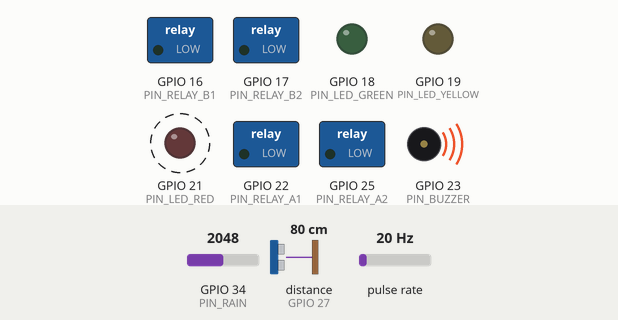
Recording of a sketch running on a simulated ESP32. Shown: switched loads named in the sketch (green lamp = pin HIGH), output pins drawn as LEDs (lit = HIGH), buzzer (waves = sounding, pin HIGH). Wiring (inferred from the names in the program): ultrasonic range finder: trigger GPIO 26; echo GPIO 27; pulse sensor: data GPIO 13. Dashed ring = blinking. The test bench sets the inputs (shaded band); at power-on: distance to the obstacle (sensor on GPIO 27) 80 cm, GPIO 34 (PIN_RAIN) = 2048, pulse rate 20 Hz. The echo pulse lasts 58.3 µs per cm; WiFi joins after 1.5 s; servers stay silent unless stated; uploads are accepted with an empty reply; the local clock reads 2024-03-15 10:24:30 at power-on unless the sketch sets it; pins used as bus, display or sensor lines are not drawn; what the sketch prints to the serial monitor is not drawn.

Above: at 4.88 s.
5.6 s: distance to the obstacle (sensor on GPIO 27) set to 2 cm
At 7.0 s:
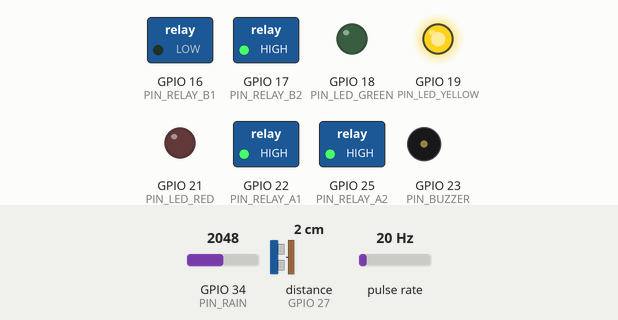
7.6 s: GPIO 34 (PIN_RAIN) set to 1910
10.6 s: GPIO 34 (PIN_RAIN) set to 1803
At 11.5 s:
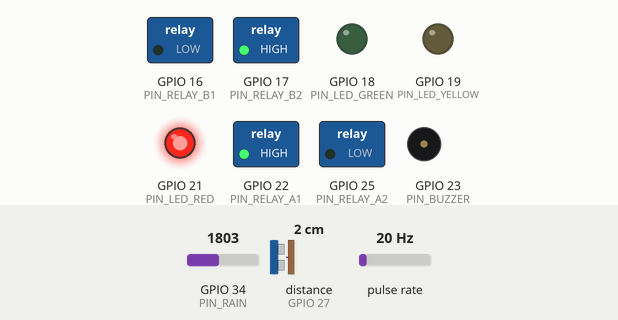
13.6 s: distance to the obstacle (sensor on GPIO 27) set to 13 cm
16.6 s: distance to the obstacle (sensor on GPIO 27) set to 16 cm
At 17.5 s:
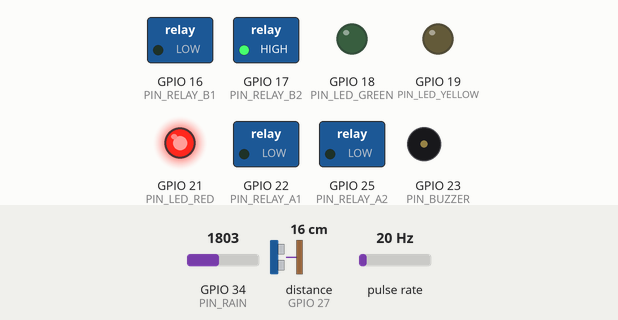
19.6 s: distance to the obstacle (sensor on GPIO 27) set to 36 cm
22.6 s: distance to the obstacle (sensor on GPIO 27) set to 43 cm
At 24.54 s:
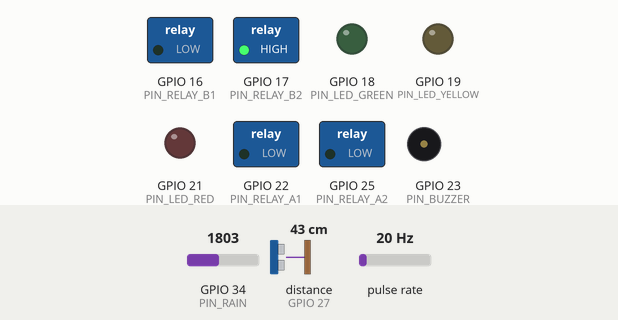
Timing chart, 0 to 28.8 s (numbered marks = the images above; inputs shaded):
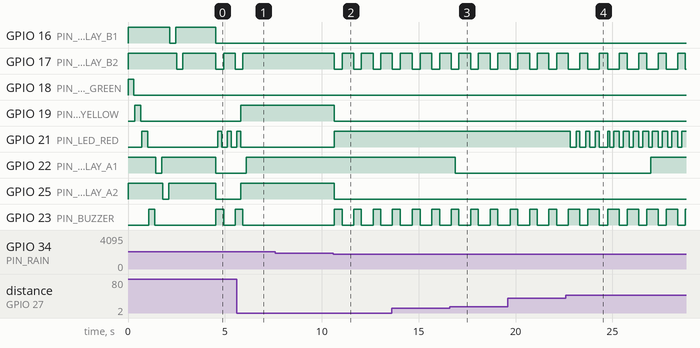

The sketch:

esp32_floodx.ino
```cpp
/*
 * FloodX 2.0 - ESP32 street node: sensors + local flood actuators
 * ===============================================================
 * One street unit: 1 flow sensor, 1 water-level sensor, 1 rain sensor,
 * 3 status LEDs, 1 buzzer and 2x two-channel relay modules (4 outputs).
 *
 * The node runs the whole flood logic LOCALLY (pump / lamp / barrier /
 * siren work with no server and no WiFi) and POSTs one JSON reading per
 * cycle to the FloodX API:
 *
 *   POST http://192.168.1.100:8000/ingest     (HTTPS_USE = 0, your PC)
 *   POST https://floodx.onrender.com/ingest   (HTTPS_USE = 1, cloud)
 *
 *   {"timestamp":"2026-09-25 14:32:05","zone":"Zone_3",
 *    "rainfall_intensity_mm_hr":74.0,"water_level_cm":38.2,
 *    "flow_rate_lps":126.0,"drain_capacity_lps":150.0,
 *    "blockage_pct":38.0,"drain_saturation_pct":84,"flood_next_30min":1,
 *    "rain_detected":1,"pump_on":1,"alarm_level":3}
 *
 * Wiring
 * ------
 *   YF-S201 flow sensor OUT   -> GPIO 13   (5 V out: divider to 3.3 V)
 *   HC-SR04 water level TRIG  -> GPIO 26
 *   HC-SR04 water level ECHO  -> GPIO 27   (3.3 V module preferred)
 *   Rain sensor OUT / AO       -> GPIO 34   (input only, ADC1_CH6,
 *                                add a 10 k pull-up if it is digital only)
 *   Green / yellow / red LED   -> GPIO 18 / 19 / 21  (220-330 R to GND)
 *   Buzzer module IN           -> GPIO 23
 *   Relay module A ch1 / ch2   -> GPIO 22 / 25   (drain pump, flood lamp)
 *   Relay module B ch1 / ch2   -> GPIO 16 / 17   (barrier, siren amplifier)
 *
 * Local behaviour (no server needed)
 *   green  LED : normal
 *   yellow LED : rising water / moderate rain
 *   red    LED : flood risk - pump runs, warning lamp on, siren + buzzer,
 *               barrier closes on the top alert level
 *   pump relay: ON above PUMP_ON_CM, OFF below PUMP_OFF_CM, dry-run and
 *               max-run protected (relay drops out on a fault)
 *
 * After uploading, open the dashboard at http://<pc-ip>:8000/v2
 * it screens on one reading at boot and then follows YOUR sensor live.
 */
#include <WiFi.h>
#include <WiFiClientSecure.h>
#include <HTTPClient.h>
#include <time.h>

// ── Wi-Fi ────────────────────────────────────────────────────────
const char* WIFI_SSID = "YOUR_WIFI_SSID";
const char* WIFI_PASS = "YOUR_WIFI_PASSWORD";

// ── Server ───────────────────────────────────────────────────────
// HTTPS_USE = 1 -> https://SERVER_HOST/SERVER_PATH          (cloud)
// HTTPS_USE = 0 -> http://SERVER_HOST:SERVER_PORT/SERVER_PATH  (LAN)
#define HTTPS_USE 0
const char* SERVER_HOST = "192.168.1.100";   // no scheme, no trailing slash
const char* SERVER_PATH = "/ingest";
const int   SERVER_PORT = 8000;

// ── Sensor wiring ────────────────────────────────────────────────
const int PIN_FLOW      = 13;   // YF-S201 pulse out
const int PIN_ULTR_TRIG = 26;   // HC-SR04 trigger
const int PIN_ULTR_ECHO = 27;   // HC-SR04 echo
const int PIN_RAIN      = 34;   // rain sensor OUT / AO (input only)

// ── Actuator wiring ──────────────────────────────────────────────
const int PIN_LED_GREEN  = 18;
const int PIN_LED_YELLOW = 19;
const int PIN_LED_RED    = 21;
const int PIN_BUZZER     = 23;
const int PIN_RELAY_A1   = 22;   // module A ch1 -> drain pump
const int PIN_RELAY_A2   = 25;   // module A ch2 -> flood warning lamp
const int PIN_RELAY_B1   = 16;   // module B ch1 -> barrier / gate
const int PIN_RELAY_B2   = 17;   // module B ch2 -> siren amplifier

// ── Output polarity (flip for active-HIGH boards) ────────────────
#define RELAY_ACTIVE_LOW  1   // most 2-channel relay modules pull low to fire
#define BUZZER_ACTIVE_HIGH 1   // most buzzer modules drive high to sound

// ── Rain sensor calibration ──────────────────────────────────────
#define RAIN_ANALOG           1      // 1 = analog AO, 0 = digital switch
#define RAIN_ACTIVE_LOW       1      // digital mode: LOW while it is raining
const int   RAIN_ADC_DRY      = 2200; // ADC count when bone dry
const int   RAIN_ADC_WET      = 900;  // ADC count when soaked
const float RAIN_MM_HR_MAX    = 90.0f;// intensity reported at RAIN_ADC_WET
const float RAIN_MM_HR_NOMINAL = 25.0f;// digital modules: fixed fallback rate
const float RAIN_WARN_MM_HR   = 5.0f; // yellow above this
const float RAIN_ALERT_MM_HR  = 25.0f;// red above this

// ── Street identity + thresholds ─────────────────────────────────
const char*  ZONE         = "Zone_3";    // Zone_1..Zone_8
const float  DRAIN_CAP    = 150.0f;      // L/s drain capacity for this street
const float  BLOCKAGE_PCT = 38.0f;       // current drain blockage (%)
const float  DEPTH_WARN_CM = 20.0f;      // yellow LED
const float  DEPTH_ALERT_CM = 30.0f;     // red LED
const float  DEPTH_CRIT_CM  = 40.0f;     // barrier + siren
const float  SAT_WARN_PCT   = 75.0f;
const float  SAT_ALERT_PCT  = 90.0f;

// ── Pump control ─────────────────────────────────────────────────
const float PUMP_ON_CM        = 15.0f;   // start pump (hysteresis top)
const float PUMP_OFF_CM       = 8.0f;    // stop pump  (hysteresis bottom)
const float PUMP_DRY_FLOW_LPS = 0.30f;   // below this the pump is not moving water
const unsigned long PUMP_MAX_RUN_MS     = 15UL * 60UL * 1000UL;   // 15 min max run
const unsigned long PUMP_FAULT_CLEAR_MS = 5UL * 60UL * 1000UL;    // retry after 5 min
const unsigned long BARRIER_MIN_HOLD_MS = 5UL * 60UL * 1000UL;   // no flapping

// ── Timing ───────────────────────────────────────────────────────
const unsigned long TICK_MS       = 100;   // sensor + logic tick
const unsigned long FLOW_WIN_MS   = 1000;  // flow measurement window
const unsigned long SEND_EVERY_MS = 5000;  // one POST every 5 s
const unsigned long BEEP_TICK_MS  = 200;   // buzzer pattern tick
const unsigned long SELF_TEST_MS  = 300;   // boot self-test dwell per output
#define SELF_TEST_ON_BOOT 1
const long GMT_OFFSET_SEC = 19800;        // IST = UTC + 5h30m
const int  DST_OFFSET_SEC = 0;            // India has no DST

// ── Flow calibration + state ─────────────────────────────────────
volatile unsigned long flowPulses = 0;
const float PULSES_PER_LITRE = 450.0f;    // YF-S201 nominal

float   flowLps      = 0.0f;
float   depthCm      = -1.0f;             // -1 = no valid echo yet
float   rainMmHr     = 0.0f;
bool    rainDetected = false;
bool    sensorFault  = false;             // level sensor not answering
int     alarmLevel   = 0;                 // 0 none, 1 warn, 2 alert, 3 flood
bool    pumpOn       = false;
bool    pumpFault    = false;
bool    barrierShut  = false;
unsigned long pumpStartedAt   = 0;
unsigned long barrierShutAt   = 0;
unsigned long flowWinAt       = 0;
unsigned long tickAt          = 0;
unsigned long sendAt          = 0;
unsigned long beepTickAt      = 0;
unsigned long lastWarnChirpAt = 0;
unsigned long levelFaultAt    = 0;
unsigned long lastPrintAt     = 0;
int      beepWindow   = 0;
int      beepPhase    = 0;
bool     prevRain     = false;

WiFiClientSecure secureClient;
WiFiClient       plainClient;

void IRAM_ATTR onFlow(){ flowPulses++; }

// ── Output helpers ───────────────────────────────────────────────
void setRelay(int pin, bool on){
#if RELAY_ACTIVE_LOW
  digitalWrite(pin, on ? LOW : HIGH);
#else
  digitalWrite(pin, on ? HIGH : LOW);
#endif
}

void setBuzzer(bool on){
#if BUZZER_ACTIVE_HIGH
  digitalWrite(PIN_BUZZER, on ? HIGH : LOW);
#else
  digitalWrite(PIN_BUZZER, on ? LOW : HIGH);
#endif
}

void setLeds(int level, unsigned long now){
  bool green  = (level == 0);
  bool yellow = (level == 1);
  bool red    = (level >= 2);
  if (level >= 3) red = (((now / 250UL) % 2UL) == 0UL);   // strobe on flood
  digitalWrite(PIN_LED_GREEN,  green  ? HIGH : LOW);
  digitalWrite(PIN_LED_YELLOW, yellow ? HIGH : LOW);
  digitalWrite(PIN_LED_RED,    red    ? HIGH : LOW);
}

void allOutputsOff(){
  setRelay(PIN_RELAY_A1, false); setRelay(PIN_RELAY_A2, false);
  setRelay(PIN_RELAY_B1, false); setRelay(PIN_RELAY_B2, false);
  setBuzzer(false);
  digitalWrite(PIN_LED_GREEN, LOW);
  digitalWrite(PIN_LED_YELLOW, LOW);
  digitalWrite(PIN_LED_RED, LOW);
}

void selfTest(){
#if SELF_TEST_ON_BOOT
  const int pins[] = { PIN_LED_GREEN, PIN_LED_YELLOW, PIN_LED_RED, PIN_BUZZER,
                       PIN_RELAY_A1, PIN_RELAY_A2, PIN_RELAY_B1, PIN_RELAY_B2 };
  for (int i = 0; i < 8; i++){
    Serial.printf("self-test GPIO %d\n", pins[i]);
    digitalWrite(pins[i], HIGH);
    setRelay(PIN_RELAY_A1, i == 4);
    setRelay(PIN_RELAY_A2, i == 5);
    setRelay(PIN_RELAY_B1, i == 6);
    setRelay(PIN_RELAY_B2, i == 7);
    setBuzzer(i == 3);
    delay(SELF_TEST_MS);
    digitalWrite(pins[i], LOW);
    setRelay(PIN_RELAY_A1, false); setRelay(PIN_RELAY_A2, false);
    setRelay(PIN_RELAY_B1, false); setRelay(PIN_RELAY_B2, false);
    setBuzzer(false);
    delay(60);
  }
  allOutputsOff();
  Serial.println("self-test done");
#endif
}

// ── Sensors ──────────────────────────────────────────────────────
float readDepthCm(){
  float s[5];
  for (int i = 0; i < 5; i++){
    digitalWrite(PIN_ULTR_TRIG, LOW);   delayMicroseconds(2);
    digitalWrite(PIN_ULTR_TRIG, HIGH);  delayMicroseconds(10);
    digitalWrite(PIN_ULTR_TRIG, LOW);
    long us = pulseIn(PIN_ULTR_ECHO, HIGH, 20000);
    s[i] = (us == 0) ? -1.0f : (us * 0.0343f) / 2.0f;   // cm
    delay(5);
  }
  for (int i = 1; i < 5; i++){          // median of 5 kills HC-SR04 spikes
    for (int j = i; j > 0 && s[j] < s[j - 1]; j--){
      float t = s[j]; s[j] = s[j - 1]; s[j - 1] = t;
    }
  }
  if (s[2] < 0) return -1.0f;            // out of range / no echo
  return constrain(s[2], 0.0f, 500.0f);
}

float readRainMmHr(){
#if RAIN_ANALOG
  int raw = analogRead(PIN_RAIN);
  if (raw >= RAIN_ADC_DRY) return 0.0f;
  if (raw <= RAIN_ADC_WET) return RAIN_MM_HR_MAX;
  return RAIN_MM_HR_MAX * (float)(RAIN_ADC_DRY - raw) /
                          (float)(RAIN_ADC_DRY - RAIN_ADC_WET);
#else
  bool wet = digitalRead(PIN_RAIN);
#if RAIN_ACTIVE_LOW
  wet = !wet;
#endif
  return wet ? RAIN_MM_HR_NOMINAL : 0.0f;
#endif
}

int classify(float depth, float sat){
  if (sensorFault) return 3;
  if (depth >= DEPTH_CRIT_CM || (depth >= DEPTH_ALERT_CM && sat >= SAT_ALERT_PCT)) return 3;
  if (depth >= DEPTH_ALERT_CM || sat >= SAT_ALERT_PCT || rainMmHr >= RAIN_ALERT_MM_HR) return 2;
  if (depth >= DEPTH_WARN_CM || sat >= SAT_WARN_PCT || rainMmHr >= RAIN_WARN_MM_HR) return 1;
  return 0;
}

// ── Local actuation ──────────────────────────────────────────────
void updateFlow(unsigned long now){
  if (now - flowWinAt < FLOW_WIN_MS) return;
  float instant = flowPulses / PULSES_PER_LITRE;   // window = 1 s => L/s
  flowPulses = 0;
  flowWinAt  = now;
  flowLps = flowLps * 0.4f + instant * 0.6f;         // light smoothing
  if (flowLps < 0.01f) flowLps = 0.0f;
}

void updateActuators(unsigned long now){
  float effDepth = sensorFault ? PUMP_ON_CM : depthCm;   // fail-safe: pump on

  // pump: hysteresis, dry-run guard, max-run guard
  if (!pumpOn && effDepth >= PUMP_ON_CM && !pumpFault){
    pumpOn = true;
    pumpStartedAt = now;
    Serial.println("[pump] ON");
  } else if (pumpOn && (effDepth <= PUMP_OFF_CM ||
                        (now - pumpStartedAt) >= PUMP_MAX_RUN_MS)){
    pumpOn = false;
    Serial.println("[pump] OFF");
  }
  if (pumpOn && flowLps < PUMP_DRY_FLOW_LPS){
    if (now - pumpStartedAt > 10000UL){                  // 10 s with no flow
      pumpOn = false;
      pumpFault = true;
      Serial.println("[pump] FAULT (no flow) - relay dropped out");
    }
  } else if (!pumpOn && flowLps > PUMP_DRY_FLOW_LPS &&
             now - pumpStartedAt > PUMP_FAULT_CLEAR_MS){
    pumpFault = false;                                   // water moving again
  }
  setRelay(PIN_RELAY_A1, pumpOn);

  setRelay(PIN_RELAY_A2, alarmLevel >= 2);               // flood warning lamp

  // barrier: shut on flood, re-open only after the min hold time
  if (!barrierShut && alarmLevel >= 3){
    barrierShut = true;
    barrierShutAt = now;
    Serial.println("[barrier] CLOSED");
  } else if (barrierShut && (now - barrierShutAt) > BARRIER_MIN_HOLD_MS &&
             effDepth <= DEPTH_WARN_CM){
    barrierShut = false;
    Serial.println("[barrier] OPEN");
  }
  setRelay(PIN_RELAY_B1, barrierShut);
}

void updateBuzzer(unsigned long now){
  if (rainDetected && !prevRain) beepWindow = 6;          // rain-started chirp
  if (now - beepTickAt < BEEP_TICK_MS) return;
  beepTickAt = now;
  if (beepWindow > 0) beepWindow--;

  bool on = false;
  if      (beepWindow > 0)      on = (beepPhase < 2);    // chirp: 2 on, 3 off
  else if (alarmLevel == 2)     on = (beepPhase < 2);    // alert: 2 on, 3 off
  else if (alarmLevel >= 3)     on = (beepPhase < 3);    // flood: 3 on, 2 off
  else if (alarmLevel == 1 && beepPhase == 0 &&
           now - lastWarnChirpAt > 20000UL){
    on = true;
    lastWarnChirpAt = now;
  }
  beepPhase = (beepPhase + 1) % 5;
  setBuzzer(on);
  setRelay(PIN_RELAY_B2, on);                            // siren amp follows
}

// ── Networking ───────────────────────────────────────────────────
void connectWifi(){
  if (WiFi.status() == WL_CONNECTED) return;
  Serial.println("WiFi down, reconnecting...");
  WiFi.reconnect();
  unsigned long t0 = millis();
  while (WiFi.status() != WL_CONNECTED && millis() - t0 < 15000UL){
    delay(250);
    Serial.print('.');
  }
  Serial.println();
  if (WiFi.status() == WL_CONNECTED){
    Serial.println("IP: " + WiFi.localIP().toString());
    configTime(GMT_OFFSET_SEC, DST_OFFSET_SEC, "pool.ntp.org", "time.nist.gov");
  }
}

char* buildTimestamp(char* buf, size_t n){
  struct tm t;
  if (!getLocalTime(&t) || t.tm_year + 1900 < 2020){
    snprintf(buf, n, "1970-01-01 00:00:00");
    return buf;
  }
  snprintf(buf, n, "%04d-%02d-%02d %02d:%02d:%02d",
           t.tm_year + 1900, t.tm_mon + 1, t.tm_mday,
           t.tm_hour, t.tm_min, t.tm_sec);
  return buf;
}

int upload(const char* body){
  HTTPClient http;
  String url = HTTPS_USE ? (String("https://") + SERVER_HOST + SERVER_PATH)
                         : (String("http://") + SERVER_HOST + ":" +
                            SERVER_PORT + SERVER_PATH);
  if (HTTPS_USE){
    secureClient.setTimeout(8000);
    if (!http.begin(secureClient, url)) return -999;
  } else {
    plainClient.setTimeout(8000);
    if (!http.begin(plainClient, url)) return -999;
  }
  http.addHeader("Content-Type", "application/json");
  int code = http.POST(body);
  if (code > 0) Serial.printf("POST %s -> %d  %s\n", url.c_str(), code,
                              http.getString().c_str());
  else          Serial.printf("POST %s failed -> %d\n", url.c_str(), code);
  http.end();
  return code;
}

void sendReading(unsigned long now){
  if (now - sendAt < SEND_EVERY_MS) return;
  sendAt = now;
  if (WiFi.status() != WL_CONNECTED) return;             // retry next cycle

  char ts[20];
  buildTimestamp(ts, sizeof(ts));

  int   sat   = constrain((int)(flowLps / DRAIN_CAP * 100.0f), 0, 125);
  int   flood = (alarmLevel >= 3) ? 1 : 0;

  char body[512];
  snprintf(body, sizeof(body),
           "{\"timestamp\":\"%s\",\"zone\":\"%s\","
           "\"rainfall_intensity_mm_hr\":%.1f,\"water_level_cm\":%.1f,"
           "\"flow_rate_lps\":%.2f,\"drain_capacity_lps\":%.1f,"
           "\"blockage_pct\":%.1f,\"drain_saturation_pct\":%d,"
           "\"flood_next_30min\":%d,"
           "\"rain_detected\":%d,\"pump_on\":%d,\"alarm_level\":%d}",
           ts, ZONE, rainMmHr, depthCm < 0 ? 0.0f : depthCm, flowLps,
           DRAIN_CAP, BLOCKAGE_PCT, sat, flood,
           rainDetected ? 1 : 0, pumpOn ? 1 : 0, alarmLevel);

  const unsigned long t0 = millis();
  int tries = 0, code = -1;
  do {
    tries++;
    code = upload(body);
    if (code == 200 || code == 201) break;
    delay(2000);                       // wait before retry (server cold start)
  } while (tries < 3 && millis() - t0 < 20000);
}

// ── Arduino entry points ─────────────────────────────────────────
void setup(){
  Serial.begin(115200);
  pinMode(PIN_FLOW, INPUT);
  attachInterrupt(digitalPinToInterrupt(PIN_FLOW), onFlow, FALLING);
  pinMode(PIN_ULTR_TRIG, OUTPUT);
  pinMode(PIN_ULTR_ECHO, INPUT);
  pinMode(PIN_RAIN, INPUT);

  const int out[] = { PIN_LED_GREEN, PIN_LED_YELLOW, PIN_LED_RED, PIN_BUZZER,
                      PIN_RELAY_A1, PIN_RELAY_A2, PIN_RELAY_B1, PIN_RELAY_B2 };
  for (int i = 0; i < 8; i++) pinMode(out[i], OUTPUT);
  allOutputsOff();                     // relays idle before WiFi comes up

  Serial.println("\nFloodX street node booting");
  selfTest();

  WiFi.mode(WIFI_STA);
  WiFi.begin(WIFI_SSID, WIFI_PASS);
  Serial.print("Connecting to WiFi");
  while (WiFi.status() != WL_CONNECTED){ delay(500); Serial.print('.'); }
  Serial.println("\nIP: " + WiFi.localIP().toString());

  configTime(GMT_OFFSET_SEC, DST_OFFSET_SEC, "pool.ntp.org", "time.nist.gov");
  secureClient.setInsecure();          // skip TLS certificate verification

  tickAt = flowWinAt = sendAt = millis();
}

void loop(){
  const unsigned long now = millis();
  if (now - tickAt < TICK_MS) return;
  tickAt = now;

  updateFlow(now);

  float sample = readDepthCm();
  if (sample < 0){
    if (levelFaultAt == 0) levelFaultAt = now;
    else if (now - levelFaultAt > 15000UL) sensorFault = true;   // 15 s dead
  } else {
    levelFaultAt = 0;
    sensorFault  = false;
    depthCm = (depthCm < 0) ? sample : depthCm * 0.6f + sample * 0.4f;
  }

  rainMmHr     = readRainMmHr();
  rainDetected = rainMmHr > 1.0f;

  int sat = constrain((int)(flowLps / DRAIN_CAP * 100.0f), 0, 125);
  alarmLevel = classify(depthCm < 0 ? PUMP_ON_CM : depthCm, sat);

  updateActuators(now);
  setLeds(alarmLevel, now);
  updateBuzzer(now);
  prevRain = rainDetected;

  if (now - lastPrintAt >= 2000UL){
    lastPrintAt = now;
    Serial.printf("lvl=%d depth=%.1fcm flow=%.2fL/s rain=%.1fmm/h sat=%d%% "
                  "pump=%d barrier=%d rain=%d%s\n",
                  alarmLevel, depthCm < 0 ? 0.0f : depthCm, flowLps, rainMmHr,
                  sat, pumpOn, barrierShut, rainDetected,
                  sensorFault ? " SENSOR_FAULT" : "");
  }

  sendReading(now);
  connectWifi();
}
```

Measured:
- the behaviour switches between 1839 and 1838 on GPIO 34 (PIN_RAIN) (found by bisection; images 1 and 2)
- the behaviour switches between 14 and 15 cm on distance to the obstacle (sensor on GPIO 27) (found by bisection; images 2 and 3)
- the behaviour switches between 40 and 41 cm on distance to the obstacle (sensor on GPIO 27) (found by bisection; images 3 and 4)
- after the input at 5.6 s, GPIO 19 (PIN_LED_YELLOW), GPIO 25 (PIN_RELAY_A2): LOW → HIGH after 0.21 s; GPIO 21 (PIN_LED_RED): goes on until 5.8 s, then stays LOW; GPIO 22 (PIN_RELAY_A1): LOW → HIGH after 0.51 s
- after the input at 7.6 s, every drawn part: stays the same
- after the input at 10.6 s, GPIO 17 (PIN_RELAY_B2): alternates HIGH for 0.60 s and LOW for 0.40 s, starting after 0.05 s; GPIO 19 (PIN_LED_YELLOW), GPIO 25 (PIN_RELAY_A2): HIGH → LOW after 0.05 s; GPIO 21 (PIN_LED_RED): LOW → HIGH after 0.05 s; GPIO 23 (PIN_BUZZER): alternates HIGH for 0.40 s and LOW for 0.60 s, starting after 0.05 s
- after the input at 16.6 s, GPIO 22 (PIN_RELAY_A1): HIGH → LOW after 0.28 s
- after the input at 22.6 s, GPIO 21 (PIN_LED_RED): goes 3 × (LOW 0.30 s, HIGH 0.20 s), LOW 0.44 s, HIGH 0.10 s, 7 × (LOW 0.20 s, HIGH 0.30 s), LOW 0.20 s, then HIGH, starting after 0.23 s
